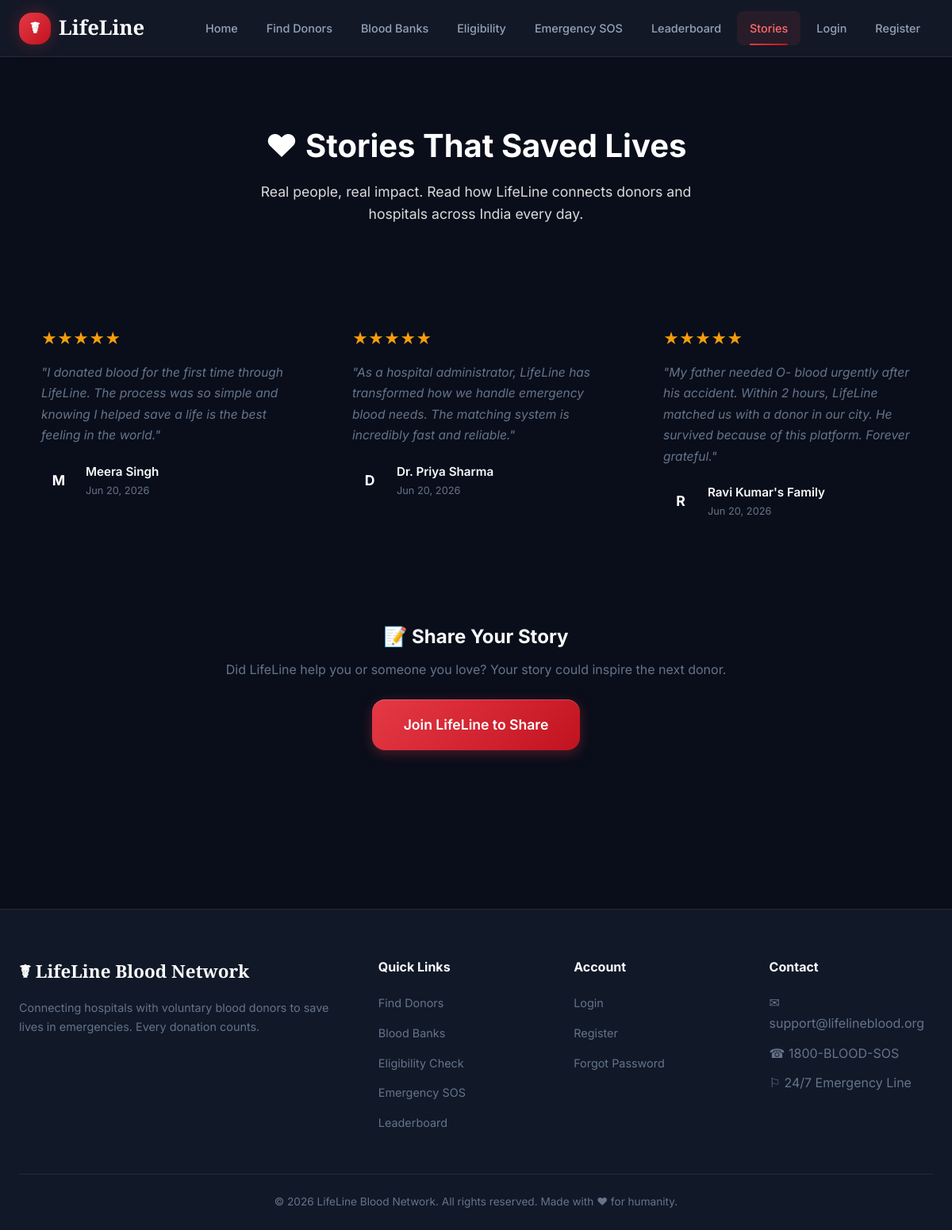
The page /lifeline/testimonials.php on the database its author committed.
### tables this page shows
CREATE TABLE IF NOT EXISTS `testimonials` (
  `id`             INT(11) NOT NULL AUTO_INCREMENT,
  `donor_id`       INT(11) DEFAULT NULL,
  `recipient_name` VARCHAR(255) DEFAULT NULL,
  `story`          TEXT NOT NULL,
  `rating`         INT(11) DEFAULT '5',
  `is_approved`    TINYINT(1) DEFAULT '0',
  `created_at`     TIMESTAMP NULL DEFAULT CURRENT_TIMESTAMP,
  PRIMARY KEY (`id`),
  KEY `ix_testimonial_approved` (`is_approved`, `created_at`),
  CONSTRAINT `testimonials_donor_id_fkey`
    FOREIGN KEY (`donor_id`) REFERENCES `users` (`id`) ON DELETE SET NULL
);

### lifeline/includes/functions.php (called while the page is built, shortened)
<?php
function isLoggedIn(): bool {
    return isset($_SESSION['user_id']) && !empty($_SESSION['user_id']);
}
function baseUrl(): string {
    static $base = null;
    if ($base !== null) return $base;
    $appPath = Config::get('APP_PATH', '');
    if ($appPath !== '') {
        $base = '/' . trim($appPath, '/');
        if ($base === '/') $base = '';
    } else {
        $scriptName = $_SERVER['SCRIPT_NAME'] ?? '';
        $phpSelf = $_SERVER['PHP_SELF'] ?? '';
        $path = $scriptName ?: $phpSelf;
        $currentDir = dirname($path);
        if (strpos($path, '/donor/') !== false) {
            $base = str_replace('/donor', '', $currentDir);
        } elseif (strpos($path, '/hospital/') !== false) {
            $base = str_replace('/hospital', '', $currentDir);
        } elseif (strpos($path, '/admin/') !== false) {
            $base = str_replace('/admin', '', $currentDir);
        } else {
            $base = ($currentDir === '/' || $currentDir === '\\') ? '' : $currentDir;
        }
        $base = rtrim($base, '/');
    }
    return $base;
}

### lifeline/testimonials.php (the view, shortened to what this page needs)
<?php
require_once 'includes/functions.php';
$stmt = $pdo->query("SELECT * FROM testimonials WHERE is_approved = true ORDER BY created_at DESC");
$testimonials = $stmt->fetchAll();
include 'includes/header.php';
?>
<div class="stories-hero">
    <h1>&#10084; Stories That Saved Lives</h1>
    <p>Real people, real impact. Read how LifeLine connects donors and hospitals across India every day.</p>
</div>
<?php if (empty($testimonials)): ?>
<div class="empty-state">
    <div class="icon">&#128172;</div>
    <h3>No stories yet</h3>
    <p>Be the first to share your experience with LifeLine.</p>
</div>
<?php else: ?>
<div class="stories-grid">
    <?php foreach ($testimonials as $t): ?>
    <div class="story-card">
        <div class="story-stars"><?php echo str_repeat('&#9733;', (int)$t['rating']); ?></div>
        <div class="story-text">"<?php echo htmlspecialchars($t['story']); ?>"</div>
        <div class="story-author">
            <div class="story-avatar"><?php echo mb_strtoupper(mb_substr($t['recipient_name'], 0, 1)); ?></div>
            <div>
                <div class="story-name"><?php echo htmlspecialchars($t['recipient_name']); ?></div>
                <div class="story-date"><?php echo date('M j, Y', strtotime($t['created_at'])); ?></div>
            </div>
        </div>
    </div>
    <?php endforeach; ?>
</div>
<?php endif; ?>
<div class="share-cta">
    <h2>&#128221; Share Your Story</h2>
    <p>Did LifeLine help you or someone you love? Your story could inspire the next donor.</p>
    <?php if (isLoggedIn()): ?>
        <a href="<?php echo baseUrl(); ?>/submit_story.php" class="btn btn-large">Share Your Story</a>
    <?php else: ?>
        <a href="<?php echo baseUrl(); ?>/register.php" class="btn btn-large">Join LifeLine to Share</a>
    <?php endif; ?>
</div>
<?php include 'includes/footer.php'; ?>

### lifeline/assets/css/style.css (style rules this page uses)
:root { --crimson: #e63946; --crimson-light: #ff6b6b; --crimson-dark: #c1121f; --crimson-glow: rgba(230, 57, 70, 0.4); --rose: #ff758f; --rose-light: #ffb3c1; --bg-dark: #0a0e1a; --bg-dark-2: #111827; --bg-dark-3: #1a1f2e; --bg-dark-4: #232837; --surface: rgba(26, 31, 46, 0.7); --surface-solid: #1a1f2e; --surface-hover: rgba(35, 40, 55, 0.85); --text-primary: #f8fafc; --text-secondary: #94a3b8; --text-muted: #64748b; --text-dark: #0f172a; --gradient-hero: linear-gradient(135deg, #0a0e1a 0%, #1a0a0f 50%, #0a0e1a 100%); --gradient-crimson: linear-gradient(135deg, #e63946 0%, #c1121f 100%); --gradient-gold: linear-gradient(135deg, #f59e0b 0%, #d97706 100%); --gradient-silver: linear-gradient(135deg, #94a3b8 0%, #64748b 100%); --gradient-platinum: linear-gradient(135deg, #38bdf8 0%, #818cf8 100%); --gradient-card: linear-gradient(145deg, rgba(26,31,46,0.9) 0%, rgba(17,24,39,0.9) 100%); --gradient-glass: linear-gradient(135deg, rgba(255,255,255,0.08) 0%, rgba(255,255,255,0.02) 100%); --glass-bg: rgba(26, 31, 46, 0.65); --glass-border: rgba(255, 255, 255, 0.08); --glass-border-light: rgba(255, 255, 255, 0.15); --glass-shadow: 0 8px 32px rgba(0, 0, 0, 0.4); --glass-blur: blur(20px); --success: #10b981; --success-glow: rgba(16, 185, 129, 0.3); --warning: #f59e0b; --warning-glow: rgba(245, 158, 11, 0.3); --danger: #ef4444; --danger-glow: rgba(239, 68, 68, 0.3); --info: #3b82f6; --info-glow: rgba(59, 130, 246, 0.3); --success-dark: #15803d; --danger-dark: #991b1b; --warning-dark: #92400e; --info-dark: #1d4ed8; --purple-dark: #7c3aed; --amber-700: #b45309; --emergency: #d63031; --radius-sm: 8px; --radius: 16px; --radius-lg: 24px; --radius-xl: 32px; --radius-full: 9999px; --shadow-sm: 0 2px 8px rgba(0,0,0,0.3); --shadow: 0 4px 16px rgba(0,0,0,0.4); --shadow-md: 0 8px 32px rgba(0,0,0,0.5); --shadow-lg: 0 16px 48px rgba(0,0,0,0.6); --shadow-glow-crimson: 0 0 20px rgba(230, 57, 70, 0.3); --shadow-glow-success: 0 0 20px rgba(16, 185, 129, 0.3); --transition-fast: all 0.2s cubic-bezier(0.4, 0, 0.2, 1); --transition: all 0.3s cubic-bezier(0.4, 0, 0.2, 1); --transition-slow: all 0.5s cubic-bezier(0.4, 0, 0.2, 1); --header-height: 72px; --max-width: 1280px; --space-1: 4px; --space-2: 8px; --space-3: 12px; --space-4: 16px; --space-5: 20px; --space-6: 24px; --space-8: 32px; --space-10: 40px; --space-12: 48px; --space-15: 60px; --space-20: 80px; --urgency-critical: #991b1b; --urgency-critical-bg: #fee2e2; --urgency-urgent: #92400e; --urgency-urgent-bg: #fef3c7; --urgency-normal: #1e40af; --urgency-normal-bg: #dbeafe; }
*, *::before, *::after { box-sizing: border-box; margin: 0; padding: 0; }
html { scroll-behavior: smooth; -webkit-font-smoothing: antialiased; -moz-osx-font-smoothing: grayscale; overflow-x: hidden; }
body { font-family: 'Inter', -apple-system, BlinkMacSystemFont, sans-serif; background: var(--bg-dark); color: var(--text-primary); line-height: 1.6; min-height: 100vh; overflow-x: hidden; padding-top: var(--header-height); }
.btn { display: inline-flex; align-items: center; justify-content: center; gap: 10px; padding: 14px 28px; background: var(--gradient-crimson); color: #fff; border: none; border-radius: var(--radius-sm); cursor: pointer; text-decoration: none; font-size: 0.95rem; font-weight: 600; transition: var(--transition); box-shadow: 0 4px 15px rgba(230, 57, 70, 0.3), inset 0 1px 0 rgba(255,255,255,0.2); position: relative; overflow: hidden; font-family: 'Inter', sans-serif; }
.btn::after { content: ''; position: absolute; top: 0; left: -100%; width: 100%; height: 100%; background: linear-gradient(90deg, transparent, rgba(255,255,255,0.2), transparent); transition: 0.5s; }
.btn-large { padding: 18px 40px; font-size: 1.1rem; border-radius: var(--radius); }

### rows shown on the page
testimonials: rating "★★★★★", story "I donated blood for the first time through LifeLine. The process was so simple and knowing I helped save a life is the best feeling in the world.", recipient_name "M", recipient_name "Meera Singh", created_at "Jun 20, 2026"
testimonials: rating "★★★★★", story "As a hospital administrator, LifeLine has transformed how we handle emergency blood needs. The matching system is incredibly fast and reliable.", recipient_name "D", recipient_name "Dr. Priya Sharma", created_at "Jun 20, 2026"
testimonials: rating "★★★★★", story "My father needed O- blood urgently after his accident. Within 2 hours, LifeLine matched us with a donor in our city. He survived because of this platform. Forever grateful.", recipient_name "R", recipient_name "Ravi Kumar's Family", created_at "Jun 20, 2026"
